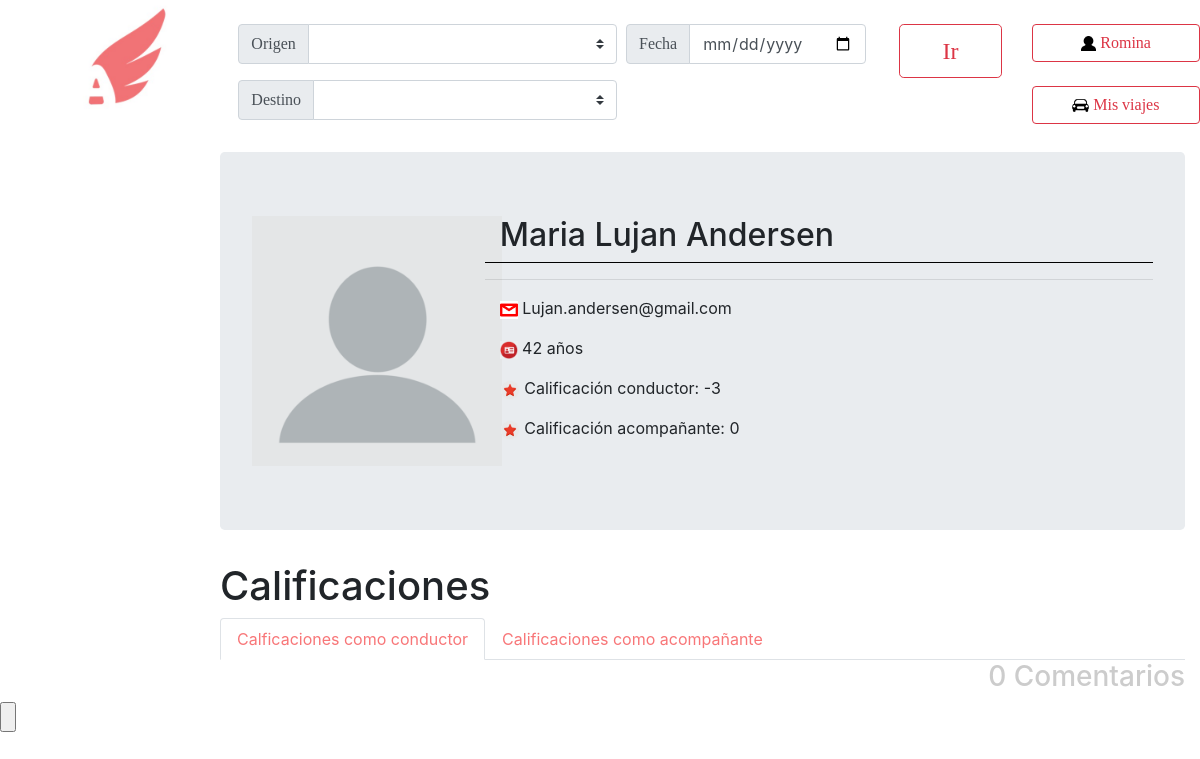
The page /verPerfil.php?id=99 (signed in) on the database as committed earlier.
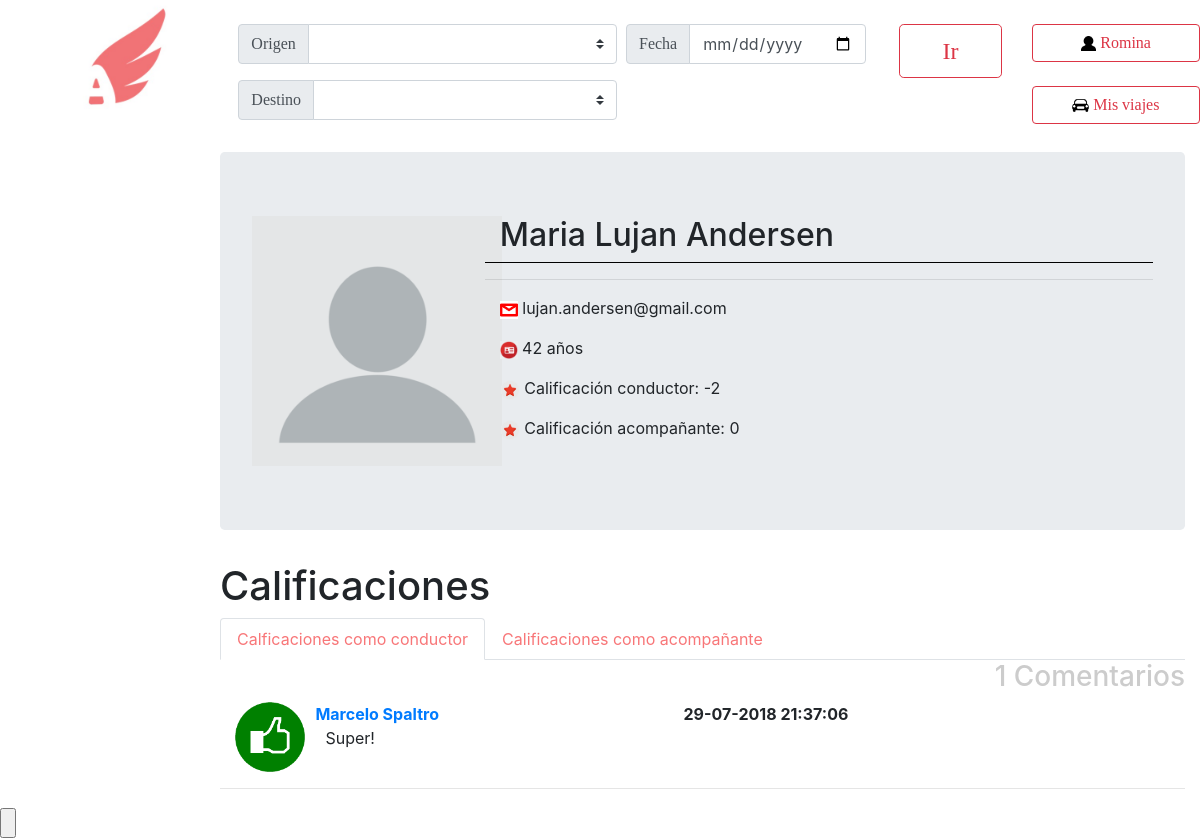
The same page on the database as committed later.
### tables this page shows
CREATE TABLE IF NOT EXISTS `usuarios` (
  `nombre` varchar(50) NOT NULL,
  `apellido` varchar(50) NOT NULL,
  `email` varchar(50) NOT NULL,
  `clave` varchar(50) NOT NULL,
  `fecha` date NOT NULL,
  `foto` longblob,
  `token` varchar(100) NOT NULL,
  `ID` int(11) NOT NULL AUTO_INCREMENT,
  `borrado` tinyint(1) NOT NULL DEFAULT '0',
  `penalizacion` int(20) NOT NULL DEFAULT '0',
  `penalizacion_acom` int(20) NOT NULL DEFAULT '0',
  `deuda` float NOT NULL DEFAULT '0',
  PRIMARY KEY (`ID`)
);

CREATE TABLE IF NOT EXISTS `calificaciones` (
  `IDorigen` int(10) NOT NULL,
  `IDdestino` int(10) NOT NULL,
  `comentario` varchar(500) DEFAULT NULL,
  `fecha` datetime NOT NULL,
  `calificacion` int(2) NOT NULL DEFAULT '0',
  `IDcalif` int(11) NOT NULL AUTO_INCREMENT,
  `aConductor` tinyint(1) NOT NULL DEFAULT '1',
  `IDviaje` int(100) NOT NULL,
  `fechaCal` datetime NOT NULL DEFAULT '0000-00-00 00:00:00',
  PRIMARY KEY (`IDcalif`)
);

### funciones.php (called while the page is built, shortened)
<?php
	function calcularEdad($miCumpleanos){
		$cumpleanos = new DateTime($miCumpleanos);
                $hoy = new DateTime();
   	 	$annos = $hoy->diff($cumpleanos);
                return $annos->y;
	}
?>

### verPerfil.php (the view, shortened to what the changed rows need)
<html lang="en">
  <head>
    <link rel="stylesheet" href="css/bootstrap.min.css">
    <link rel="stylesheet" href="css/comentarios.css">
  </head>
  <body>
      <?php
            require 'funciones.php';
            $link=conectarABase();
            $id = $_GET['id'];
            $resultado = mysqli_query($link, "SELECT * FROM usuarios where ID='$id'");
            $row = $resultado->fetch_array(MYSQLI_ASSOC);
            $puntos=0;
            $calificaciones = mysqli_query($link, "SELECT calificacion FROM calificaciones where IDdestino=$id AND aConductor");
            while($cal = $calificaciones->fetch_array(MYSQLI_NUM)){
                $puntos=$puntos+$cal[0];
            }
            $puntos = $puntos - $row['penalizacion'];
            $puntosA=0;
            $puntosA = $puntosA - $row['penalizacion_acom'];
            $calificaciones = mysqli_query($link,"SELECT * FROM calificaciones where IDdestino=$id and calificacion!=0 and aConductor=1 ORDER BY fecha desc");
  	?>
		<div class="row" position="fixed">
			<div class="col-10">
                              <div class="container-fluid">
                                      <div class="jumbotron">
                                        <div class="row">
                                            <div class="col-md-8 col-xs-12 col-sm-8 col-lg-9">
                                                <div class="container" style="border-bottom:1px solid black">
                                                  <h2><?php echo $row['nombre'] . " " . $row['apellido'] ;?></h2>
                                                </div>
                                                <ul class="container details">
                                                  <p><img height="18" src="Imagenes/email.png"><?php echo " " . $row['email']; ?></p>
                                                  <p><img height="18" src="Imagenes/Edad.png"><?php echo " " . calcularEdad($row['fecha']) . " años"; ?></p>
                                                  <p><img height="20" src="Imagenes/calificacion.png"> Calificación conductor: <?php echo $puntos ?></p>
                                                  <p><img height="20" src="Imagenes/calificacion.png"> Calificación acompañante: <?php echo $puntosA ?></p>
                                                </ul>
                                            </div>
                                        </div>
                                      </div>
                              </div>
                         <div class="container-fluid" >
                             <h1>Calificaciones</h1>
                              <div class="tab-content" id="nav-tabContent">
                                <div class="tab-pane fade show active" id="nav-home" role="tabpanel" aria-labelledby="nav-home-tab">
                                <h3 align="right" style="color: #cccccc"><?php echo mysqli_num_rows($calificaciones);?> Comentarios</h3>
                             <?php while ($cal = $calificaciones ->fetch_array(MYSQLI_NUM)) {
                                $usuariocalif = mysqli_query($link, "SELECT nombre,apellido,ID,borrado FROM calificaciones,usuarios where IDcalif=$cal[5] AND IDorigen=ID");
                                $usu = $usuariocalif -> fetch_array(MYSQLI_NUM);
                             ?>
                             <div class="container-fluid">
                                 <div class="row">
                                     <div class="col-1">
                                         <img height="70x70" src="Imagenes/<?php if($cal[4]==1){echo "like.png";}else{ echo "unlinke.png";} ?>">
                                     </div>
                                     <div class="col-7">
                                         <div><span style="float:right"><span style="font-weight:bold"> <?php $fc = new DateTime($cal[8]); echo $fc->format('d-m-Y H:i:s')?></span></span>
                                            <?php if(!$usu[3]){ ?>
                                                <a style="font-weight: bold"  href="verPerfil.php?id=<?php echo $usu[2];?>"><?php echo $usu[0] . " " . $usu[1]; ?></a>
                                              <?php } else{ ?> <strong> <?php echo $usu[0] . " " . $usu[1]; ?> </strong> <?php }?>
                                        </div>
                                         <p style="margin-left: 10px"><?php echo $cal[2]; ?></p>
                                     </div>
                                     <div class="col-4">
                                     </div>
                                 </div>
                             </div><hr style="height:3px; color:#999999" />
                             <?PHP }?></div>
                             </div>
                         </div>
			</div>
                    </div>
    	</body>
    </html>

Rows that differ between the two databases and show on the page:
changed usuarios "Maria Lujan": email "Lujan.andersen@gmail.com" → "lujan.andersen@gmail.com"
added calificaciones: fechaCal "29-07-2018 21:37:06", usuarios.nombre "Marcelo", usuarios.apellido "Spaltro", comentario "Super!"
Other text that changed with them:
$puntos: "-3" → "-2"
mysqli_num_rows($calificaciones): "0" → "1"
